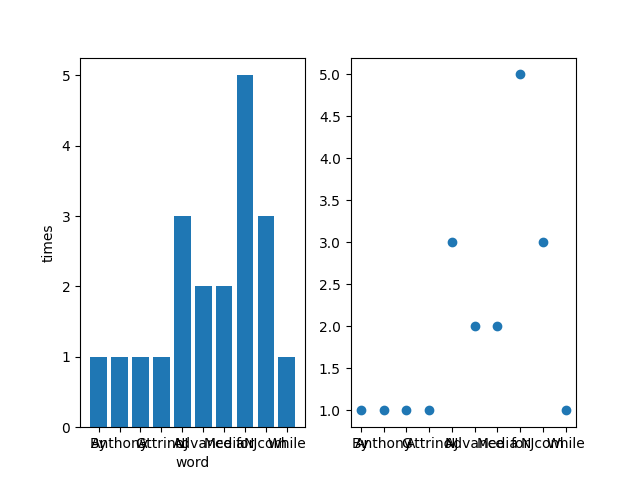

Recreate this plot in Python.
# import os

# f = open("News.txt", 'r', encoding='UTF-8')
# l = f.read()

# # 移除标点符号
# for ch in '-,*.\n':
#     l = l.replace(ch, " ")

# words = l.split()
# freq = {}

# for w in words:
#     freq[w] = freq.get(w, 0) + 1

# print(freq)
"""
统计单词的个数, 并绘制，柱状图，散点图，折线图
由于单词太多，绘制出的单词的数目过多
"""
import numpy as np
import re
nums={}

with open("News.txt", "r") as f:
    lines=f.readlines()

for line in lines:
    words = line.strip().split()
    for word in words:
        old_word=re.findall("[a-zA-Z]+", word)
        word=""
        for w in old_word:
            word+=w
        if word=="":
            continue
        if word in nums:
            nums[word]+=1
        else:
            nums[word]=1

print(len(nums))

write_name="字频.txt"
write_f=open(write_name, "w")
write_content=""
for name, num in nums.items():
    write_content+=name+"\t"+str(num)+"\n"
write_f.write(write_content)
write_f.close()

names, values = [], []
for name, value in nums.items():
    # print(key, value)
    names.append(name)
    values.append(value)
# 随机消失一些名字
# names = [name if i%20==0 else '' for i, name in enumerate(names)]

import matplotlib.pyplot as plt
# plt.figure(figsize=(9, 3))
x_major_locator = plt.MultipleLocator(1000)
#把x轴的刻度间隔设置为1，并存在变量里
y_major_locator=plt.MultipleLocator(10)
#把y轴的刻度间隔设置为10，并存在变量里
ax=plt.gca()
#ax为两条坐标轴的实例
ax.xaxis.set_major_locator(x_major_locator)
#把x轴的主刻度设置为1的倍数
ax.yaxis.set_major_locator(y_major_locator)
plt.subplot(121)
plt.xlabel("word")
plt.ylabel("times")
plt.bar(names[:10], values[:10])
plt.subplot(122)
plt.scatter(names[:10], values[:10])
# plt.subplot(133)
# plt.plot(names, values)
# plt.suptitle('Categorical Plotting')


plt.savefig("Statistic.png")
plt.show()